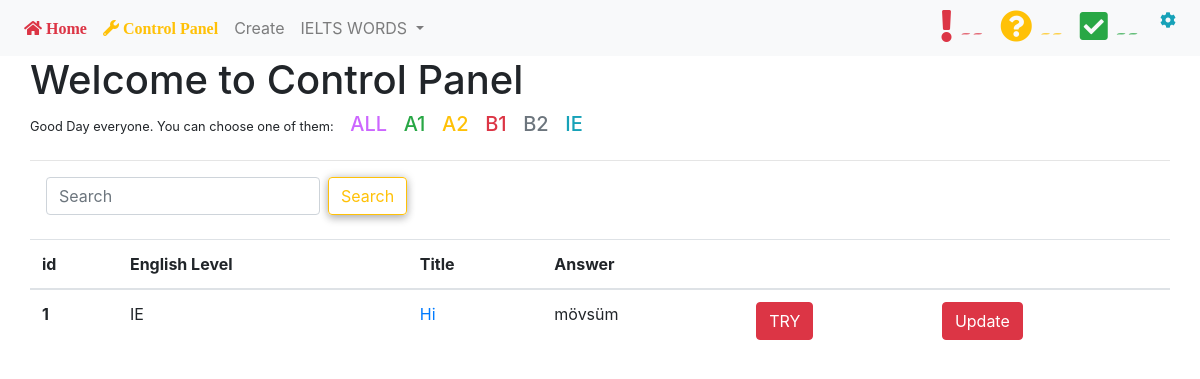
The page /filter/IE (signed in) on the database its author committed.
### views/models.py (models this page shows)
class Ielts_words(db.Model):
    id = db.Column(db.Integer, primary_key=True)
    kind = db.Column(db.String(10), nullable=False)
    title = db.Column(db.String(10), nullable=False)
    answer = db.Column(db.String(10), nullable=False)
    author = db.Column(db.String(10), nullable=False)

### views/dash_fil.py (the view)
@dash_fil_b.route('/filter/<string:kind>',methods=['POST','GET'])
@login_required
def filter(kind):
    if kind == 'A1':
        artus = Create.query.all()
        return render_template('dashboard.html',artus = artus)
    elif kind == 'A2':
        artus = A2.query.all()
        return  render_template('dashboard.html',artus = artus)
    elif kind == 'B1':
        artus = B1.query.all()
        return  render_template('dashboard.html',artus = artus)
    elif kind == 'B2':
        artus = B2.query.all()
        return  render_template('dashboard.html',artus = artus )
    else:
        artus = Ielts_words.query.all()
        return  render_template('dashboard.html',artus = artus)

### views/models.py (called while the page is built)
def login_required(f):
    @wraps(f)
    def decorated_function(*args, **kwargs):
        if 'logged_in' in session:
            return f(*args, **kwargs)
        else:
            flash('Please login to enter this page','danger')
            return redirect(url_for('login'))
    return decorated_function

### templates/dashboard.html (shortened to what this page needs)
{% extends 'index.html' %}
{% block body %}
<h1>Welcome to Control Panel</h1>
<small >Good Day {{session['username']}}. You can choose one of them:
<a href="/dashboard" style='padding:0px 13px 0px 13px'>
    <h5  style="display:inline-block;color:#cc66ff"   data-toggle="tooltip" data-placement="bottom"  data-html="true" title="ALL">
     ALL
    </h5>
</a>
<a href="/filter/A1" style='padding-right:13px'>
    <h5  style="display:inline-block" class='text-success' data-toggle="tooltip" data-placement="bottom"  data-html="true" title="Only A1">
     A1
    </h5>
</a>
<a href="/filter/A2" style='padding-right:13px'>
 <h5 style="display:inline-block" class="text-warning" data-toggle="tooltip" data-placement="bottom"  data-html="true" title="Only A2">A2</h5>
 </a>
 <a href="/filter/B1" style='padding-right:13px'>
 <h5 style="display:inline-block" class="text-danger" data-toggle="tooltip" data-placement="bottom"  data-html="true" title="Only B1">B1</h5>
 </a>
 <a href="/filter/B2" style='padding-right:13px'>
 <h5 style="display:inline-block" class="text-secondary" data-toggle="tooltip" data-placement="bottom"  data-html="true" title="Only B2">B2</h5>
 </a>
 <a href="/filter/IE" style='padding-right:10px' data-toggle="tooltip" data-placement="bottom"  data-html="true" title="Only IE">
 <h5 style="display:inline-block" class="text-info">IE</h5>
 </a>
   </small>
<hr>
<form class="form-inline md-form mr-auto mb-4 pl-3" action="/search" method="POST">
    <input class="form-control mr-sm-2" type="text" name='keyword' placeholder="Search" aria-label="Search">
    <button class="btn btn-outline-warning btn-rounded  my-0" type="submit">Search</button>
</form>
<table class="table table-hover">
    <thead>
        <tr>
            <th scope="col">id</th>
            <th scope="col" >
                English Level
            </th>
            <th scope="col">Title</th>
            <th scope="col">Answer</th>
            <th scope="col"></th>
            {% if session['username'] == 'everyone' %}
            <th scope="col"></th>
            {% endif %}
        </tr>
    </thead>
    <tbody>
        {% if artus %} {% for artu in artus %}
        <tr>
            <th scope="row"> {{ loop.index0+1 }} </th>
            <td>{{artu.kind}}</td>
            <td><a href="/go_1/{{artu.title}}/{{artu.kind}}">{{artu.title}}</a></td>
            <td>{{artu.answer}}</td>
            <td><a href="/go_1/{{artu.title}}/{{artu.kind}}" class='btn btn-danger'>TRY</a></td>
            {% if session['username'] == artu.author %}
            <td><a href="/update/{{artu.kind}}/{{artu.id}}" class='btn btn-danger'>Update</a></td>
            {% endif %}
        </tr>
        {% endfor %}
    </tbody>
</table>
{% else %}
<div class="alert alert-danger">Henuz makaleniz bulunmuyor</div>
{% endif %}
{% endblock body %}

### static/style_1.css (style rules this page uses)
button { padding: 10px; border-radius: 5px; background-color: rgb(255, 255, 255); border: 1px solid rgb(172, 172, 172); border-top-left-radius: 20px; border-bottom-right-radius: 20px; margin-bottom: 10px; box-shadow: 0 4px 8px 0 rgba(0, 0, 0, 0.2), 0 0px 10px 0 rgba(0, 0, 0, 0.19); }

### rows shown on the page
Ielts_words: username "everyone", kind "IE", title "Hi", answer "mövsüm"
